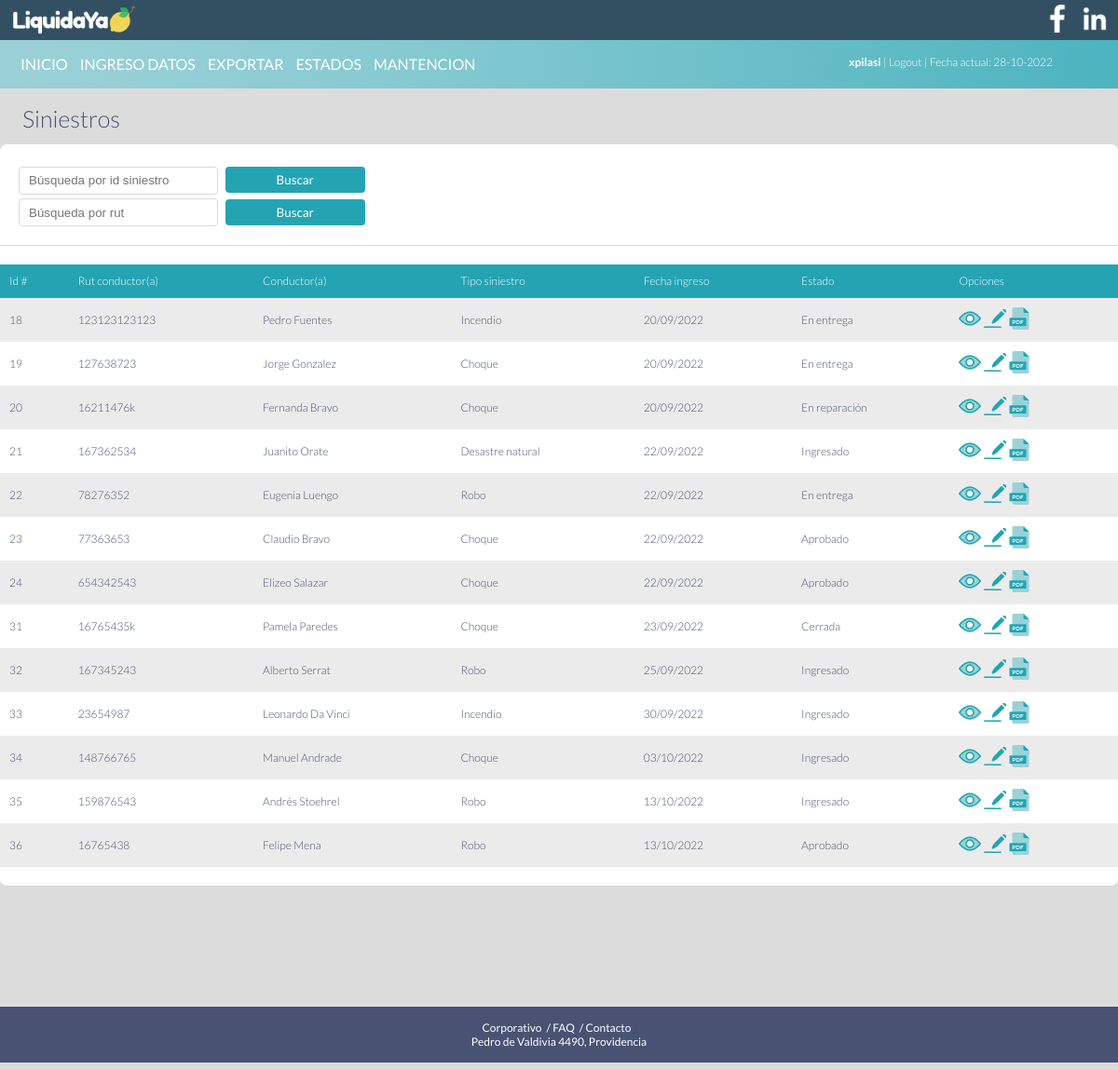
The app's page /siniestros/ (signed in) with its own data.
### web_base/models.py (models this page shows, shortened)
class TablaDeSiniestros(models.Model):
    usuario = models.ForeignKey(
        User,
        on_delete=models.CASCADE,
        null=True,
        blank=True)
    tipo_de_siniestro = models.ForeignKey(TipoSiniestro,blank=False,on_delete=models.CASCADE,verbose_name="Tipo de siniestro",default="")
    tipo_de_modelo = models.ForeignKey(ModeloVehiculo,blank=False,on_delete=models.CASCADE, verbose_name="Modelo vehículo",default="")
    nombre_marca = models.ForeignKey(Marca,blank=False,on_delete=models.CASCADE,verbose_name="Marca vehículo",default="")
    tipo_de_vehiculo = models.ForeignKey(TipoVehiculo,blank=False,on_delete=models.CASCADE,verbose_name="Tipo de vehículo",default="")
    nombre_conductor = models.CharField(max_length=100, blank=False, verbose_name="Nombre conductor(a)",default="")
    apellido_conductor =  models.CharField(max_length=100, blank=False, verbose_name="Apellido conductor(a)",default="")
    edad_conductor =  models.IntegerField(blank=False, verbose_name="Edad conductor(a)",default=18)
    rut_conductor = models.CharField(max_length=100, blank=False, verbose_name="Rut conductor(a)",default="")
    tipo_de_poliza = models.ForeignKey(TipoPoliza,blank=False,on_delete=models.CASCADE,verbose_name="Póliza contratada",default="")
    fecha_siniestro =  models.DateField(auto_now_add=False,auto_now=False, null=False, blank=False, verbose_name="Fecha siniestro",default=timezone.now)
    descripcion_siniestro = models.TextField(max_length=300,blank=False, null=False,verbose_name="Descripción siniestro",default="")
    fecha_registro =  models.DateTimeField(auto_now_add=True, verbose_name='Fecha registro')
    updated_at =  models.DateField(auto_now=True,verbose_name="Última actualización")
    estado_siniestro = models.CharField(max_length=50,choices=ESTADO_CHOICES,default=INGRESADO)
    class Meta:
        verbose_name = 'Ingreso de siniestro'
        verbose_name_plural = 'Ingreso de siniestros'

class TipoSiniestro(models.Model):
    cod_siniestro= models.CharField(max_length=100, null=False,verbose_name="Código siniestro")
    tipo_siniestro = models.CharField(max_length=100, null=False,verbose_name="Tipo siniestro")
    creado_el = models.DateTimeField(auto_now_add=True, verbose_name='Creado el')
    class Meta:
        verbose_name = 'Tipo Siniestro'
        verbose_name_plural = 'Tipos de siniestro'
        ordering = ['-creado_el']
    def __str__(self):
        return self.tipo_siniestro

### web_base/views.py (the view)
# urls.py: path('siniestros/',SiniestrosListView.as_view(),name='siniestros'),
class SiniestrosListView(LoginRequiredMixin,ListView):
    model = TablaDeSiniestros
    context_object_name= 'siniestros'
    def get_context_data(self,**kwarg):
        context = super().get_context_data(**kwarg)
        context['siniestros'] = context['siniestros'].filter(usuario=self.request.user) #filtra las tareas del usuario que está logeado en el momento
        valor_buscado_1 = self.request.GET.get('buscar_por_id') or ''
        if valor_buscado_1:
            context['siniestros'] = context['siniestros'].filter(id__icontains= valor_buscado_1)
            context['valor_buscado_1'] = valor_buscado_1
        valor_buscado_2 = self.request.GET.get('buscar_por_rut') or ''
        if valor_buscado_2:
            context['siniestros'] = context['siniestros'].filter(rut_conductor__icontains= valor_buscado_2)
            context['valor_buscado_2'] = valor_buscado_2
        return context

### web_base/templates/web_base/tabladesiniestros_list.html (shortened to what this page needs)
{% extends 'layout.html' %}
{% load static %}
{% block content %}
<div class="titulos">Siniestros</div>
<div id="base">
    <form method="GET" >
        <input type="text" class="search_field" placeholder="Búsqueda por id siniestro"name="buscar_por_id" value={{valor_buscado_1}}>
        <input type="submit" class="botones_generales" value="Buscar">
    </form>
    <form method="GET">
        <input type="text" class="search_field" placeholder="Búsqueda por rut"name="buscar_por_rut" value={{valor_buscado_2}}>
        <input type="submit"class="botones_generales" value="Buscar">
    </form>
<hr>
    <div class="tabla_siniestros">
        <table>
            <tr>
                <th>Id #</th>
                <th>Rut conductor(a)</th>
                <th>Conductor(a)</th>
                <th>Tipo siniestro</th>
                <th>Fecha ingreso</th>
                <th>Estado</th>
                <th>Opciones</th>
            </tr>
            {% for siniestro in siniestros %}
            <tr>
                <td>{{ siniestro.id}}</td>
                <td>{{ siniestro.rut_conductor}}</td>
                <td>{{ siniestro.nombre_conductor}} {{ siniestro.apellido_conductor}}</td>
                <td>{{ siniestro.tipo_de_siniestro}}</td>
                <td>{{ siniestro.fecha_registro|date:'d/m/Y'}}</td>
                <td>{{ siniestro.estado_siniestro}}</td>
                <td>
                    <a href="{{siniestro.id}}"><img src="{% static 'iconos/ojo.png' %}" alt="Ver"></a>
                    <a href="editar_estado/{{siniestro.id}}"><img src="{% static 'iconos/editar.png' %}" alt="Editar"></a>
                    <a href=""><img src="{% static 'iconos/pdf.png' %}" alt="Pdf"></a>
                </td>
            </tr>
            {% endfor %}
        </table>
    </div>
</div>
{% endblock %}

### web_base/templates/layout.html (shortened to what this page needs)
{% load static %}
<!DOCTYPE html>
<html lang="en">
<head>
    <link rel="stylesheet" type="text/css" href="{% static 'css/style.css' %}"/>
</head>
<body>
    {% if request.user.is_authenticated %}
    <div id="content">
        <div class="menu_top">
            <img class="logo_menu"src={% static 'logo_blanco.png' %} alt="My image" style="width:140px;height:35px;">
            <img class="rrss" src={% static 'iconos/linkedin.png' %} alt="Linkedin" style="width:30px;height:30px;">
            <img class="rrss" src={% static 'iconos/fb.png' %} alt="Facebook" style="width:30px;height:30px;">
        </div>
        <div class="menu_top_sub">
                <ul>
                    <li><a href="{% url 'mi_perfil' request.user.id %}">INICIO</a> </li>
                    <li><a href="{% url 'registro' %}">INGRESO DATOS</a></li>
                    <li><a href="{% url 'exportar' %}">EXPORTAR</a></li>
                    <li><a href="{% url 'siniestros' %}">ESTADOS</a></li>
                    <li><a href="{% url 'mantencion' %}">MANTENCION</a></li>
                </ul>
            <div class="menu_derecha">
                    <strong>{{request.user}}</strong>
                    <a href="{%url 'logout'%}"> | Logout</a>
            <span class="fecha_menu"> | Fecha actual: {% now 'd-m-Y'%}</span>
            </div>
        </div>
    {% endif %}
            {% block content %}{% endblock %}
        </div>
    <footer class="footer">
        <div class="ft_texto">
        <a href="">Corporativo</a>/
        <a href="">FAQ</a>/
        <a href="">Contacto</a>
        <div class="ft_texto_dr">Pedro de Valdivia 4490, Providencia
        </div>
    </div>
    </footer>
</body>
</html>

### web_base/static/css/style.css (style rules this page uses)
body { background: rgb(220, 220, 220); font-family: 'Lato', sans-serif; color: #485272; margin-left: 0; margin-top:40px; width: 100%; height:100%; }
a { text-decoration: none!important; color: black; }
html { scroll-behavior: smooth; }
.menu_top_sub { font-style:normal; font-weight:350; margin-top: 3px; position: sticky; position: fixed; width: 100%; padding-top:16px; background: url('../bg1.png'); }
.menu_top_sub ul { padding-left: 17px; padding-top: 0; height: 20px; margin-top:0; }
.menu_top_sub ul li { display: inline-block; line-height: 60px; margin-top: -21px; padding:0 5px; height: 56px; color: white; }
.menu_top_sub ul li a { color: white; font-weight: 400; }
.menu_derecha { text-align: center; padding-left: 12px; float:right; width: 300px; text-align: right; color:white; font-size: 12px; margin-top: -36px; padding-right: 70px; }
.menu_derecha a { color:white; }
#base { background: white; border-radius: 7px; padding-top: 5px; padding-left: 0px; padding-bottom: 20px; margin-top: 13px; margin-bottom: 130px; font-size: 14px; }
.titulos { margin-top: 100px; font-weight: 350; margin-top: 30px; font-size: 25px; padding-left: 24px; color:#485272; padding-top:72px; }
.menu_top { background: rgb(51, 80, 99); background-size: cover; width: 100%; position: fixed; top: 0; left: 0; z-index: 100; }
.logo_menu { margin-top:5px; margin-left:10px; }
.rrss { float:right; margin-right: 10px; margin-top: 5px; }
.botones_generales { background: #24a4b2; border:none; border-radius: 4px; margin-top: 5px; color:white; font-family: 'Lato', sans-serif; font-style: bold; width: 150px; padding-bottom:6px; padding-top: 6px; }
table { width: 100%; text-align: left; border-collapse:collapse ; margin-top: 20px; margin-left: 0; }
th,td { padding:10px; font-weight: 300; font-size: 12px; }
th { background-color: #24a4b2; border-bottom: solid 1px grey; color:white; }
tr:nth-child(even) { background-color: rgb(236, 235, 235); }
hr { border:0; background-color:rgb(218, 218, 218); height: 1px; margin-top: 20px; margin-left: 0px; }
.search_field { border-radius: 4px; border:solid 1px rgb(218, 218, 218); width: 200px; height: 26px; padding-left: 10px; margin-right: 5px; margin-left: 20px; }
.footer { margin-left: 0px; background: #485272; background-size: cover; width: 100%; height: 60px; position:relative; bottom: 0; left: 0; color:white; }
.ft_texto { text-align: center; padding-top: 15px; padding-right: 0px; font-size: 12px; }
.ft_texto a { color: white; padding-right: 5px; }
.ft_texto_dr { width: 100%; position:absolute; margin-bottom:10px ; text-align: center; border: 0px solid grey; font-size: 12px; }

### records on screen
TablaDeSiniestros: id "18", rut_conductor "123123123123", nombre_conductor "Pedro", apellido_conductor "Fuentes", tipo_de_siniestro "Incendio", fecha_registro "20/09/2022", estado_siniestro "En entrega"
TablaDeSiniestros: id "19", rut_conductor "127638723", nombre_conductor "Jorge", apellido_conductor "Gonzalez", tipo_de_siniestro "Choque", fecha_registro "20/09/2022", estado_siniestro "En entrega"
TablaDeSiniestros: id "20", rut_conductor "16211476k", nombre_conductor "Fernanda", apellido_conductor "Bravo", tipo_de_siniestro "Choque", fecha_registro "20/09/2022", estado_siniestro "En reparación"
TablaDeSiniestros: id "21", rut_conductor "167362534", nombre_conductor "Juanito", apellido_conductor "Orate", tipo_de_siniestro "Desastre natural", fecha_registro "22/09/2022", estado_siniestro "Ingresado"
TablaDeSiniestros: id "22", rut_conductor "78276352", nombre_conductor "Eugenia", apellido_conductor "Luengo", tipo_de_siniestro "Robo", fecha_registro "22/09/2022", estado_siniestro "En entrega"
TablaDeSiniestros: id "23", rut_conductor "77363653", nombre_conductor "Claudio", apellido_conductor "Bravo", tipo_de_siniestro "Choque", fecha_registro "22/09/2022", estado_siniestro "Aprobado"
TablaDeSiniestros: id "24", rut_conductor "654342543", nombre_conductor "Elizeo", apellido_conductor "Salazar", tipo_de_siniestro "Choque", fecha_registro "22/09/2022", estado_siniestro "Aprobado"
TablaDeSiniestros: id "31", rut_conductor "16765435k", nombre_conductor "Pamela", apellido_conductor "Paredes", tipo_de_siniestro "Choque", fecha_registro "23/09/2022", estado_siniestro "Cerrada"
TablaDeSiniestros: id "32", rut_conductor "167345243", nombre_conductor "Alberto", apellido_conductor "Serrat", tipo_de_siniestro "Robo", fecha_registro "25/09/2022", estado_siniestro "Ingresado"
TablaDeSiniestros: id "33", rut_conductor "23654987", nombre_conductor "Leonardo", apellido_conductor "Da Vinci", tipo_de_siniestro "Incendio", fecha_registro "30/09/2022", estado_siniestro "Ingresado"
TablaDeSiniestros: id "34", rut_conductor "148766765", nombre_conductor "Manuel", apellido_conductor "Andrade", tipo_de_siniestro "Choque", fecha_registro "03/10/2022", estado_siniestro "Ingresado"
TablaDeSiniestros: id "35", rut_conductor "159876543", nombre_conductor "Andrés", apellido_conductor "Stoehrel", tipo_de_siniestro "Robo", fecha_registro "13/10/2022", estado_siniestro "Ingresado"
TablaDeSiniestros: id "36", rut_conductor "16765438", nombre_conductor "Felipe", apellido_conductor "Mena", tipo_de_siniestro "Robo", fecha_registro "13/10/2022", estado_siniestro "Aprobado"

### other values on screen
{{ request.user }} "xpilasi"
